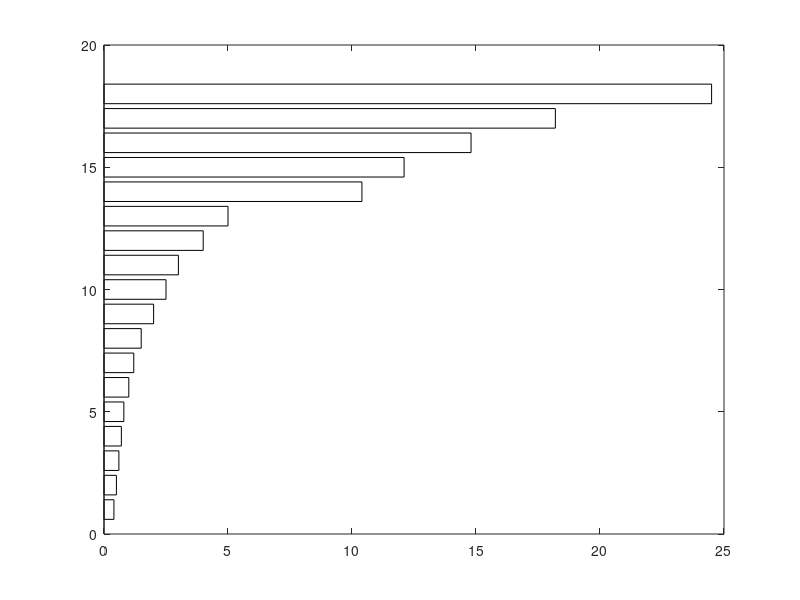

Here is the MATLAB script that generated this plot: (Note: this script raises an error after producing the figure.)
% =========================================================
% Feature Importance — Crop Classification Model (CatBoost)
% =========================================================

features = {
    'Rainfall (mm)',
    'Soil pH',
    'N \times pH Interaction',
    'Temperature (°C)',
    'Phosphorus (P)',
    'Nitrogen (N)',
    'Potassium (K)',
    'Soil Fertility Index',
    'Agro Zone',
    'NP Ratio',
    'Region',
    'pH Stress Index',
    'Climate Stress Index',
    'P \times pH Interaction',
    'Rain-Temp Ratio',
    'State',
    'Soil Type',
    'Pest Type'
};

importance = [24.5, 18.2, 14.8, 12.1, 10.4, 5.0, 4.0, 3.0, 2.5, 2.0, ...
              1.5, 1.2, 1.0, 0.8, 0.7, 0.6, 0.5, 0.4];

% Sort ascending for horizontal bar chart
[importance_sorted, idx] = sort(importance);
features_sorted = features(idx);

% Colour: engineered features in orange, base features in blue, categoricals in green
base_feat_idx    = [1 4 5 6 7];   % original numeric inputs (unsorted positions)
eng_feat_idx     = [3 8 10 12 13 14 15];
cat_feat_idx     = [9 11 16 17 18];

colors = repmat([0.20 0.47 0.75], numel(importance), 1); % default blue
for i = 1:numel(idx)
    orig = idx(i);
    if ismember(orig, eng_feat_idx)
        colors(i,:) = [0.85 0.33 0.10];  % orange = engineered
    elseif ismember(orig, cat_feat_idx)
        colors(i,:) = [0.47 0.67 0.19];  % green = categorical
    end
end

fig = figure('Name','Crop Feature Importance','Position',[100 100 750 620]);

barh_h = barh(importance_sorted, 'FaceColor','flat');
barh_h.CData = colors;
barh_h.EdgeColor = 'none';

yticks(1:numel(features));
yticklabels(features_sorted);
xlabel('Feature Importance (%)','FontSize',12,'FontWeight','bold');
title({'Feature Importance — CatBoost Crop Classifier';
       'Top feature: Rainfall 24.5%  |  Engineered features contribute 34.3%'}, ...
       'FontSize',11);

% Value labels
for i = 1:numel(importance_sorted)
    text(importance_sorted(i)+0.2, i, sprintf('%.1f%%', importance_sorted(i)), ...
        'VerticalAlignment','middle','FontSize',8);
end

% Legend patches
patch(NaN,NaN,[0.20 0.47 0.75],'DisplayName','Base Feature');
hold on;
patch(NaN,NaN,[0.85 0.33 0.10],'DisplayName','Engineered Feature');
patch(NaN,NaN,[0.47 0.67 0.19],'DisplayName','Categorical Feature');
legend('Location','southeast','FontSize',9);
hold off;

set(gca,'FontSize',9,'Box','off','XGrid','on','GridAlpha',0.3);
xlim([0 28]);

saveas(fig, 'feature_importance_crop.png');
fprintf('Saved: feature_importance_crop.png\n');
